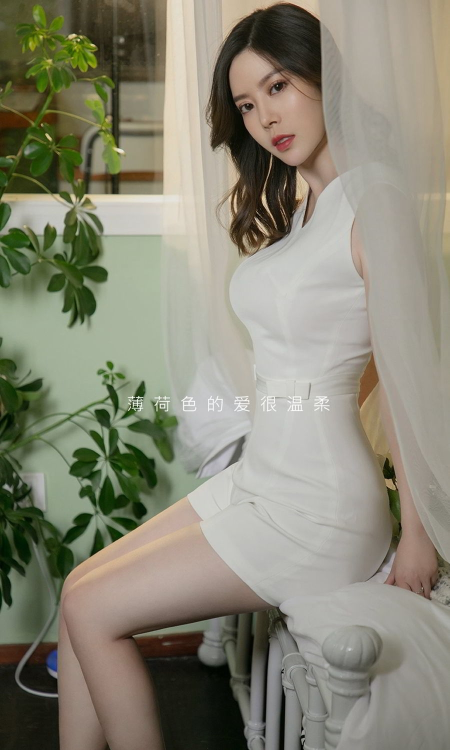
#> input picture jupyter/33.jpg, 899 x 1500 px (shown at 1/2 size)
$ jupyter execute --allow-errors summery.ipynb   (shell and % lines are left out)
#> lines starting #> are read from the running program, lines starting #| are printed output that depends on the picture
[cell 1]
#PYTHON使用CSV文件

[cell 2]
import csv
import os

[cell 3]
in_path='e:/material/'
out_path='e:/result/'

[cell 4]
filename='cashflow.csv'

[cell 5]
if os.path.exists(out_path+filename):
    print('ok')
else:
    print('no')

#> (a cell that did not finish here is left out)

[cell 7]
#numpy绘图实验

[cell 8]
import numpy as np
import pandas as pd
import matplotlib.pyplot as plt

[cell 9]
def f(x):
    return (x**3-5*x**2+9)

[cell 10]
print(f(3))

[cell 11]
def exp(x):
    return (np.e**x)

[cell 12]
x=np.linspace(-5,5,num=100)
y=exp(x)
plt.plot(x,y)
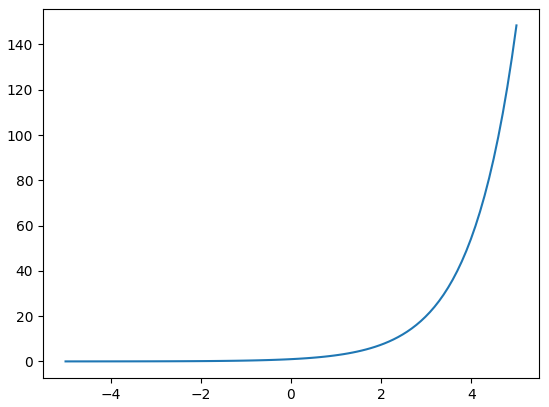
#> figure drawn by matplotlib, 1 panel; curve peaks at x = 5, y = 148.4

[cell 13]
a=np.linspace(0,10,100,endpoint=True)
y1=np.log(x)
y2=np.log2(x)
y3=np.log10(x)
plt.plot(a,y1,'red',a,y2,'yellow',a,y3,'black')
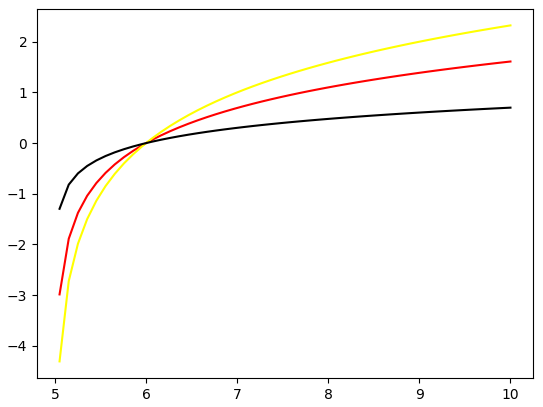
#> figure drawn by matplotlib, 1 panel

[cell 14]
plt.plot(np.linspace(-5*np.pi,2*np.pi),np.sin(np.linspace(-5*np.pi,2*np.pi)),'brown',a,y1,'green')
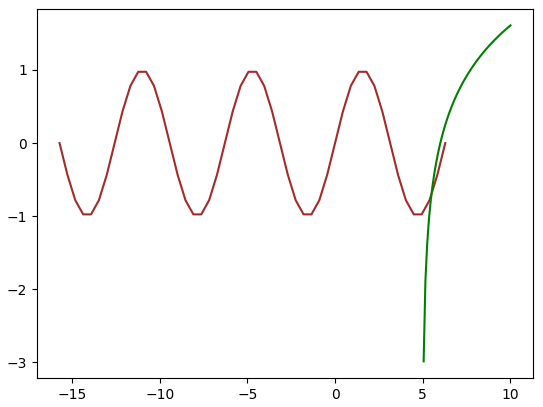
#> figure drawn by matplotlib, 1 panel; curve peaks at x = -11.22, y = 0.975

[cell 15]
#股票分析系统实验运行

[cell 16]
import StockAnalysisSystem.api as sa
sa.main()
#> (this line was passed over: StockAnalysisSystem is not available in this run)

#> (a cell that did not finish here is left out)

[cell 18]
from PIL import Image as img
im=img.open('33.jpg')
#> im is the input picture: PIL image 899x1500 RGB; mean R, G, B 137.1, 135.1, 118.4
im.show()
print(im.format, im.size, im.mode)
#| JPEG (899, 1500) RGB
out = im.resize((1798, 3000))
out.show()
